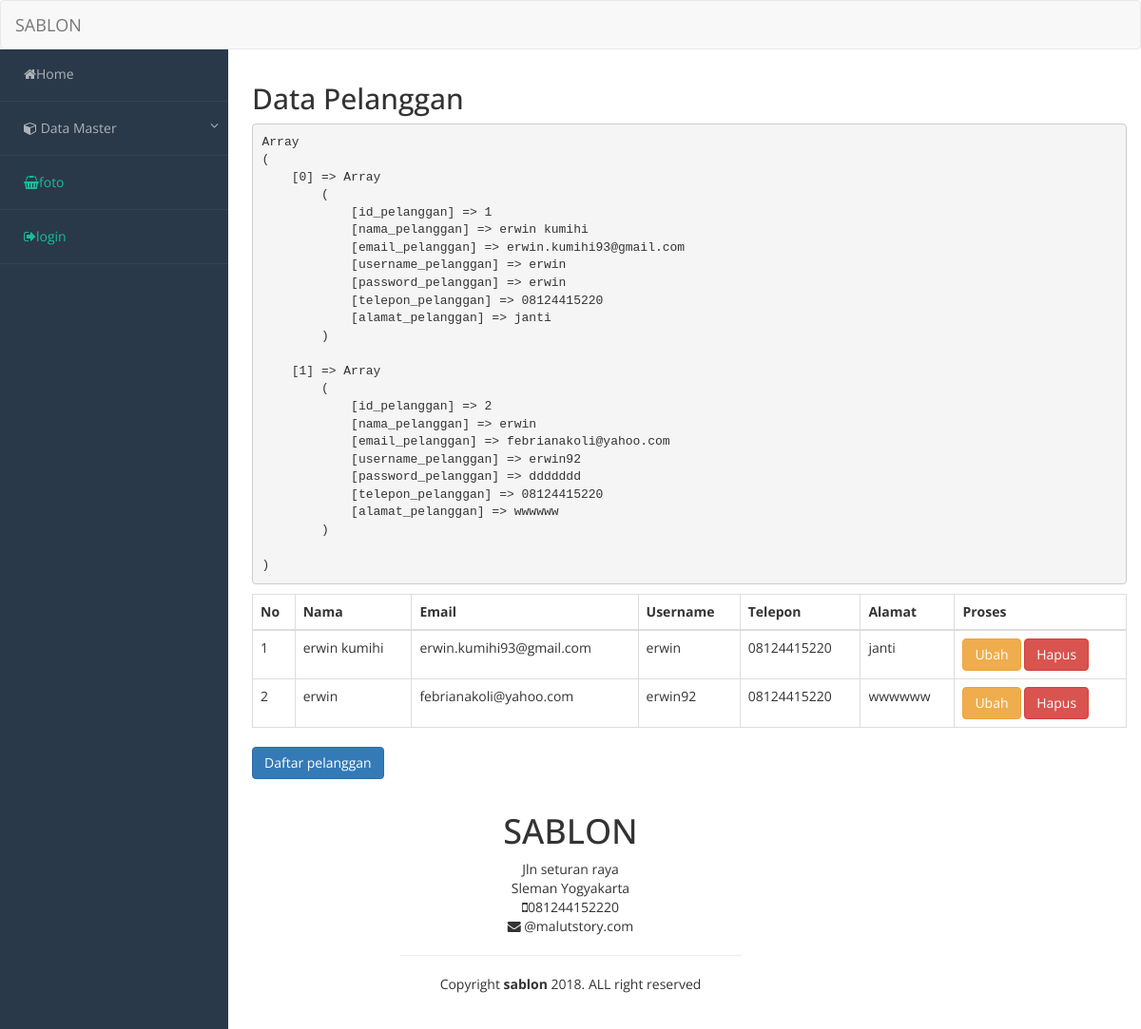
Screenshot of /webtcc-sablon_IT/sablon_IT/admin/index.php?halaman=pelanggan with the database file from the repository.
### tables this page shows
CREATE TABLE `pelanggan` (
  `id_pelanggan` int(5) NOT NULL,
  `nama_pelanggan` varchar(100) NOT NULL,
  `email_pelanggan` varchar(100) NOT NULL,
  `username_pelanggan` varchar(100) NOT NULL,
  `password_pelanggan` varchar(50) NOT NULL,
  `telepon_pelanggan` varchar(13) NOT NULL,
  `alamat_pelanggan` text NOT NULL
);

### webtcc-sablon_IT/sablon_IT/config/koneksi.php (called while the page is built, shortened)
<?php
$mysqli = new  mysqli("127.0.0.1","root","","kaos_sablonit");
class pelanggan
{
	public $koneksi;
	function __construct($mysqli)
	{
		$this->koneksi = $mysqli;
	}
	function tampil_pelanggan()
	{
		$ambildata = $this->koneksi->query("SELECT * FROM pelanggan");
		while($pecahdata = $ambildata->fetch_assoc())
		{
			$semuadata[] = $pecahdata;
		}
		return $semuadata;
	}
}
$pelanggan = new pelanggan($mysqli);
 ?>

### webtcc-sablon_IT/sablon_IT/admin/pelanggan/tampilpelanggan.php (the view)
<h2>Data Pelanggan</h2>
<?php
$datapelanggan = $pelanggan->tampil_pelanggan();
echo "<pre>";
print_r($datapelanggan);
echo "</pre>";
 ?>
 <table class="table table-bordered">
 	<thead>
 		<tr>
 			<th>No</th>
 			<th>Nama </th>
 			<th>Email</th>
 			<th>Username</th>
 			<th>Telepon</th>
 			<th>Alamat</th>
 			<th>Proses</th>
 		</tr>
 	</thead>
 	<tbody>
 		<?php foreach ($datapelanggan as $key => $value): ?>
 		<tr>
 			<td><?php echo $key+1; ?></td>
 			<td><?php echo $value["nama_pelanggan"]; ?></td>
 			<td><?php echo $value["email_pelanggan"]; ?></td>
 			<td><?php echo $value["username_pelanggan"]; ?></td>
 			<td><?php echo $value["telepon_pelanggan"]; ?></td>
 			<td><?php echo $value["alamat_pelanggan"]; ?></td>
 			<td>
 				<a href="index.php?halaman=ubahpelanggan&id=<?php echo $value['id_pelanggan'] ;?>" class="btn btn-warning">Ubah</a>
 				<a href="index.php?halaman=hapuspelanggan&id=<?php echo $value['id_pelanggan']; ?>" class="btn btn-danger">Hapus</a>
 			</td>
 		</tr>
 	<?php endforeach ?>
 	</tbody>
 </table>
 <a href="index.php?halaman=tambahpelanggan" class="btn btn-primary">Daftar pelanggan</a>

### rows the page displays
pelanggan: nama_pelanggan "erwin kumihi", email_pelanggan "erwin.kumihi93@gmail.com", username_pelanggan "erwin", telepon_pelanggan "08124415220", alamat_pelanggan "janti"
pelanggan: nama_pelanggan "erwin", email_pelanggan "febrianakoli@yahoo.com", username_pelanggan "erwin92", telepon_pelanggan "08124415220", alamat_pelanggan "wwwwww"
